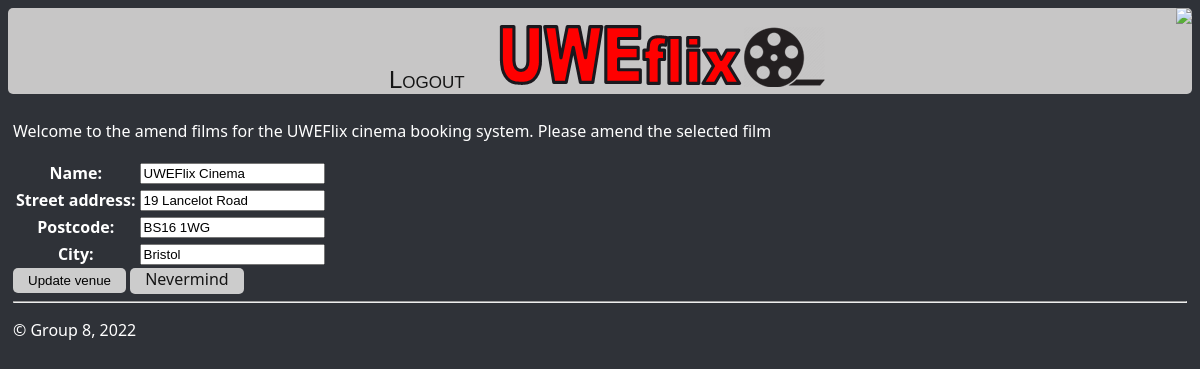
Screenshot of /amendVenues/35ef06c56e8f4e4a8605235c1e7d6815 (signed in) with the database file from the repository.
### uweflix/models.py (models this page shows, shortened)
class Venue(models.Model):
    venue_id = models.UUIDField(primary_key=True, default=uuid.uuid4, editable=False, unique=True)
    name =  models.CharField(max_length=25)
    street_address = models.CharField(max_length=100)
    postcode = models.CharField(max_length=8)
    city = models.CharField(max_length=20)

### uweflix/views.py (the view)
# urls.py: path("amendVenues/<venue_id>", views.amendVenue, name="amendVenues"),
def amendVenue(request, venue_id):
    venue = Venue.objects.get(pk=venue_id)
    form = addVenueForm(request.POST or None, instance=venue)
    if form.is_valid():
        form.save()
        return redirect("allVenues")
    else:
        return render(request, "uweflix/amendVenues.html", {"Venue": venue, "form": form})

### uweflix/forms.py
class addVenueForm(ModelForm):
        class Meta:
                model = Venue
                fields = ("name","street_address", "postcode", "city",) #
                widgets = {
                'name': TextInput(attrs={
                'class': "addVenueForm",
                'style': 'max-width: 300px;',
                'placeholder': 'Venue name'
                }),
                'street_address': TextInput(attrs={
                'class': "addVenueForm",
                'style': 'max-width: 300px;',
                'placeholder': 'Full address'
                }),'postcode': TextInput(attrs={
                'class': "addVenueForm",
                'style': 'max-width: 300px;',
                'placeholder': 'Eg BS16 1WE'
                }),
                'city': TextInput(attrs={
                'class': "addVenueForm",
                'style': 'max-width: 300px;',
                'placeholder': 'Eg Bristol'
                })
        }

### uweflix/templates/uweflix/amendVenues.html (shortened to what this page needs)
{% extends "uweflix/layout.html" %}
{% block content %}
<p>Welcome to the amend films for the UWEFlix cinema booking system. Please amend the selected film</p>
<form method="POST" class="updateVenue">
    <table class="addingForms">
    {{ form }}
    </table>
    <input type="submit" value="Update venue">
    <a class = "nevermindButton" href="{% url 'allVenues' %}">Nevermind</a>
    </form>
{% endblock %}

### uweflix/static/uweflix/site.css (style rules this page uses)
.body { background-color: #2F3238; color: white; }
.addingForms { vertical-align: top; }
.amendButtons, .deleteButtons, .cinemaAdminButtons, input[type=submit] { background-color: #c7c6c6; }
input[type=submit] { padding:5px 15px; background:#ccc; border:0 none; cursor:pointer; -webkit-border-radius: 5px; border-radius: 5px; }
.nevermindButton { padding: 0px 15px 4px; color : #151515; background:#ccc; border:0 none; cursor:pointer; -webkit-border-radius: 5px; border-radius: 5px; text-decoration: none; }

### rows the page displays
Venue: name "UWEFlix Cinema", street_address "19 Lancelot Road", postcode "BS16 1WG", city "Bristol"
